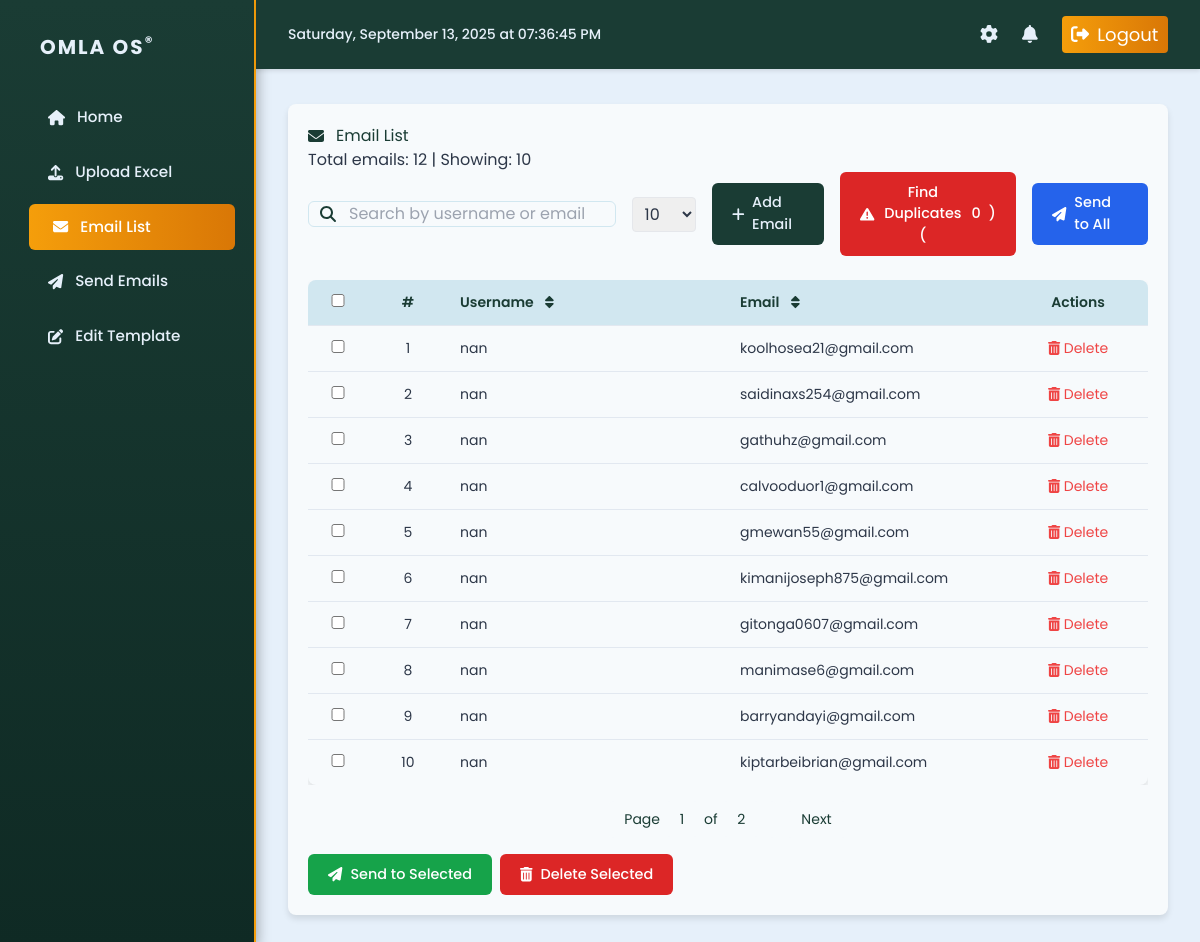
The app's page /emails/, older data.
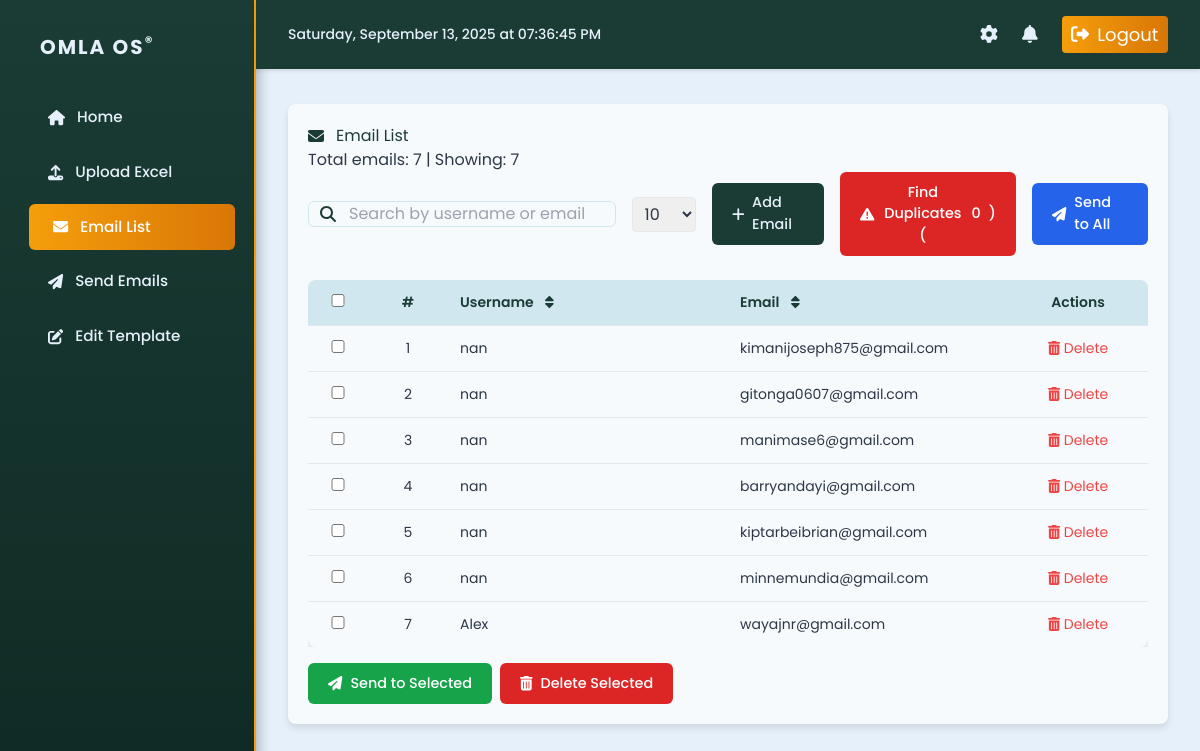
The same page, newer data.
### sender/models.py (models this page shows, shortened)
class UserEmail(models.Model):
    username = models.CharField(max_length=255)
    email = models.EmailField(unique=True)

### sender/views.py (the view)
# urls.py: path('emails/', EmailListView.as_view(), name='email_list'),
class EmailListView(ListView):
    model = UserEmail
    template_name = 'sender/email_list.html'
    context_object_name = 'emails'
    paginate_by = 10  # Default pagination
    def get_queryset(self):
        queryset = super().get_queryset()
        query = self.request.GET.get('q')
        sort_by = self.request.GET.get('sort_by', 'id')
        sort_dir = self.request.GET.get('sort_dir', 'asc')
        if query:
            queryset = queryset.filter(
                Q(username__icontains=query) | Q(email__icontains=query)
            )
        return queryset.order_by(f'{"-" if sort_dir == "desc" else ""}{sort_by}')
    def get_paginate_by(self, queryset):
        page_size = self.request.GET.get('page_size', '10')
        if page_size == 'all':
            return None  # No pagination for 'All'
        try:
            return int(page_size)
        except ValueError:
            return 10  # Fallback to default
    def get_context_data(self, **kwargs):
        context = super().get_context_data(**kwargs)
        context['total'] = UserEmail.objects.count()
        context['page_size'] = self.request.GET.get('page_size', '10')
        return context

### sender/templates/sender/email_list.html (shortened to what this page needs)
{% extends 'sender/base.html' %}
{% load static %}
{% block content %}
<div class="card">
    <h2><i class="fas fa-envelope"></i> Email List</h2>
    <p>Total emails: <span id="total">{{ total }}</span> | Showing: <span id="showing">{{ emails.count }}</span></p>
    <div class="flex flex-col md:flex-row md:items-center justify-between mb-6 gap-4">
        <div class="relative flex-grow">
            <i class="fas fa-search absolute left-3 top-1/2 transform -translate-y-1/2 text-[#1A3C34]"></i>
            <input type="text" id="searchInput" placeholder="Search by username or email" class="pl-10 w-full">
        </div>
        <div class="flex items-center gap-4 mt-4 md:mt-0">
            <select id="pageSizeSelect" class="border rounded px-2 py-1">
                <option value="10" {% if page_size == '10' %}selected{% endif %}>10</option>
            </select>
            <a href="{% url 'add_email' %}" class="btn"><i class="fas fa-plus"></i> Add Email</a>
            <button id="showDuplicatesBtn" class="btn bg-red-600 hover:bg-red-700 text-white flex items-center gap-2">
                <i class="fas fa-exclamation-triangle"></i> Find Duplicates (<span id="duplicateCount">0</span>)
            </button>
            <a href="{% url 'send_emails' %}" class="btn bg-blue-600 hover:bg-blue-700 text-white"><i class="fas fa-paper-plane"></i> Send to All</a>
        </div>
    </div>
    <form method="post" id="emailForm">
        <div class="overflow-x-auto">
            <table class="w-full">
                <thead>
                    <tr>
                        <th class="w-12 text-center"><input type="checkbox" id="selectAll"></th>
                        <th class="w-16 text-center">#</th>
                        <th class="w-1/3 cursor-pointer sortable" data-sort="username">Username <i class="fas fa-sort ml-2"></i></th>
                        <th class="w-1/3 cursor-pointer sortable" data-sort="email">Email <i class="fas fa-sort ml-2"></i></th>
                        <th class="w-1/6 text-center">Actions</th>
                    </tr>
                </thead>
                <tbody id="emailTableBody">
                    {% for email in emails %}
                    <tr data-username="{{ email.username }}" data-email="{{ email.email }}">
                        <td class="w-12 text-center"><input type="checkbox" name="email_ids" value="{{ email.id }}"></td>
                        <td class="w-16 text-center">{{ forloop.counter }}</td>
                        <td class="w-1/3">{{ email.username }}</td>
                        <td class="w-1/3">{{ email.email }}</td>
                        <td class="w-1/6 text-center">
                            <a href="{% url 'delete_email' email.pk %}" class="text-red-500 hover:underline"><i class="fas fa-trash-alt"></i> Delete</a>
                        </td>
                    </tr>
                    {% empty %}
                    <tr>
                        <td colspan="5" class="text-center text-gray-500 py-4 text-sm"><i class="fas fa-inbox"></i> No emails found.</td>
                    </tr>
                    {% endfor %}
                </tbody>
            </table>
        </div>
        {% if is_paginated %}
        <div class="pagination mt-4 flex justify-center gap-2">
            <span>Page <span id="currentPage">{{ page_obj.number }}</span> of <span id="totalPages">{{ page_obj.paginator.num_pages }}</span></span>
            {% if page_obj.has_next %}
            <a href="#" class="btn-paginate" data-page="{{ page_obj.next_page_number }}">Next</a>
            {% endif %}
        </div>
        {% endif %}
        <div class="mt-4 flex gap-2">
            <button type="button" id="sendSelectedBtn" class="btn bg-green-600 hover:bg-green-700 text-white"><i class="fas fa-paper-plane"></i> Send to Selected</button>
            <button type="button" id="deleteSelectedBtn" class="btn bg-red-600 hover:bg-red-700 text-white"><i class="fas fa-trash-alt"></i> Delete Selected</button>
        </div>
    </form>
</div>
{% endblock %}

### sender/templates/sender/base.html (shortened to what this page needs)
<!DOCTYPE html>
<html lang="en">
<head>
    <script src="https://cdn.tailwindcss.com"></script>
</head>
<body class="flex">
    <div class="top-nav">
        <div class="datetime" id="datetime"></div>
        <div class="icons">
            <a href="#" title="Settings" class="relative">
                <i class="fas fa-cog"></i>
            </a>
            <a href="#" title="Notifications" id="notification-btn" class="relative">
                <i class="fas fa-bell"></i>
            </a>
            <a href="#" title="Logout" class="logout-btn relative">
                <i class="fas fa-sign-out-alt"></i>
                <span>Logout</span>
            </a>
        </div>
    </div>
    <aside class="w-64 h-screen fixed">
        <div class="p-6">
            <h1><a href="{% url 'dashboard' %}">OMLA OS<sup>®</sup></a></h1>
            <ul class="mt-6 space-y-2">
                <li><a href="{% url 'dashboard' %}" class="{% if request.path == '/' %}active{% endif %}"><i class="fas fa-home"></i> Home</a></li>
                <li><a href="{% url 'upload_excel' %}" class="{% if 'upload' in request.path %}active{% endif %}"><i class="fas fa-upload"></i> Upload Excel</a></li>
                <li><a href="{% url 'email_list' %}" class="{% if 'emails' in request.path %}active{% endif %}"><i class="fas fa-envelope"></i> Email List</a></li>
                <li><a href="{% url 'send_emails' %}" class="{% if 'send' in request.path %}active{% endif %}"><i class="fas fa-paper-plane"></i> Send Emails</a></li>
                <li><a href="{% url 'edit_template' %}" class="{% if 'template' in request.path %}active{% endif %}"><i class="fas fa-edit"></i> Edit Template</a></li>
            </ul>
        </div>
    </aside>
    <main class="ml-64">
        <div class="container">
            {% block content %}
            {% endblock %}
        </div>
    </main>
</body>
</html>

### sender/templates/sender/base.html (style rules this page uses)
body { font-family: 'Poppins', sans-serif; font-size: 1rem; font-weight: 400; background-color: #E6F0FA; color: #2D3748; margin: 0; line-height: 1.6; overflow-x: hidden; }
.top-nav { background-color: #1A3C34; color: #E6F0FA; width: calc(100vw - 256px); margin-left: 256px; padding: 1rem 2rem; display: flex; justify-content: space-between; align-items: center; position: fixed; top: 0; z-index: 10; box-shadow: 0 2px 4px rgba(0, 0, 0, 0.1); }
.top-nav .datetime { font-size: 0.875rem; font-weight: 500; }
.top-nav .icons { display: flex; gap: 1.5rem; align-items: center; }
.top-nav .icons a { color: #E6F0FA; font-size: 1.125rem; transition: all 0.3s ease; position: relative; display: flex; align-items: center; gap: 0.5rem; }
.top-nav .icons .logout-btn { padding: 0.3rem 0.6rem; border-radius: 0.25rem; background: linear-gradient(to right, #F59E0B, #D97706, #F59E0B); background-size: 200% auto; animation: gradientShift 3s ease infinite; color: #FFFFFF; transition: transform 0.3s ease; }
aside { background: linear-gradient(to bottom, #1A3C34, #0F2A24); box-shadow: 2px 0 12px rgba(0, 0, 0, 0.3); border-right: 2px solid #F59E0B; transition: all 0.3s ease; width: 256px; position: fixed; top: 0; bottom: 0; }
aside h1 a { font-family: 'Poppins', sans-serif; font-size: 1.25rem; font-weight: 700; color: #E6F0FA; letter-spacing: 0.1em; text-decoration: none; display: inline-block; padding: 0.5rem 1rem; border-radius: 0.375rem; transition: all 0.3s ease; background: linear-gradient(to right, transparent, transparent); white-space: nowrap; }
aside a { color: #E6F0FA; font-weight: 500; font-size: 0.95rem; padding: 0.75rem 1.5rem; display: flex; align-items: center; gap: 0.75rem; border-radius: 0.375rem; transition: all 0.2s ease; }
aside a:hover, aside a.active { background: linear-gradient(to right, #F59E0B, #D97706); color: #FFFFFF; transform: translateX(5px); }
main { background-color: #E6F0FA; min-height: 100vh; margin-left: 256px; width: calc(100vw - 256px); padding-top: 4.5rem; }
.container { width: 100%; padding: 2rem; box-sizing: border-box; }
h2 { font-size: 1.5rem; font-weight: 600; color: #1A3C34; margin-bottom: 1.25rem; display: flex; align-items: center; gap: 0.75rem; }
button, .btn { background-color: #1A3C34; color: #E6F0FA; padding: 0.6rem 1.25rem; border-radius: 0.375rem; font-weight: 500; font-size: 0.9rem; transition: all 0.3s ease; border: none; cursor: pointer; display: inline-flex; align-items: center; gap: 0.5rem; }
table { background-color: #F7FAFC; border-radius: 0.5rem; overflow: hidden; box-shadow: 0 4px 6px rgba(0, 0, 0, 0.1); width: 100%; table-layout: fixed; }
th, td { padding: 0.75rem; border-bottom: 1px solid #E2E8F0; text-align: left; font-size: 0.875rem; }
th { background-color: #D1E7F0; color: #1A3C34; font-weight: 600; }
tr:last-child td { border-bottom: none; }
input, textarea { border: 1px solid #D1E7F0; border-radius: 0.375rem; padding: 0.6rem; width: 100%; transition: all 0.3s ease; background-color: #F7FAFC; box-sizing: border-box; font-size: 0.875rem; }
.card { background-color: #F7FAFC; border-radius: 0.5rem; padding: 1.25rem; box-shadow: 0 4px 6px rgba(0, 0, 0, 0.1); width: 100%; box-sizing: border-box; }

Row changes from the older to the newer data that the page shows:
removed UserEmail: username "nan", email "koolhosea21@gmail.com"
removed UserEmail: username "nan", email "saidinaxs254@gmail.com"
removed UserEmail: username "nan", email "gathuhz@gmail.com"
removed UserEmail: username "nan", email "calvooduor1@gmail.com"
removed UserEmail: username "nan", email "gmewan55@gmail.com"
now on this page (row unchanged): UserEmail: username "nan", email "minnemundia@gmail.com"
now on this page (row unchanged): UserEmail: username "Alex", email "wayajnr@gmail.com"
Text that changed along with them:
{{ total }}: "12" → "7"
{{ emails.count }}: "10" → "7"
{{ page_obj.number }}: "1" → (not shown)
{{ page_obj.paginator.num_pages }}: "2" → (not shown)
text no longer shown: "Page of Next"
